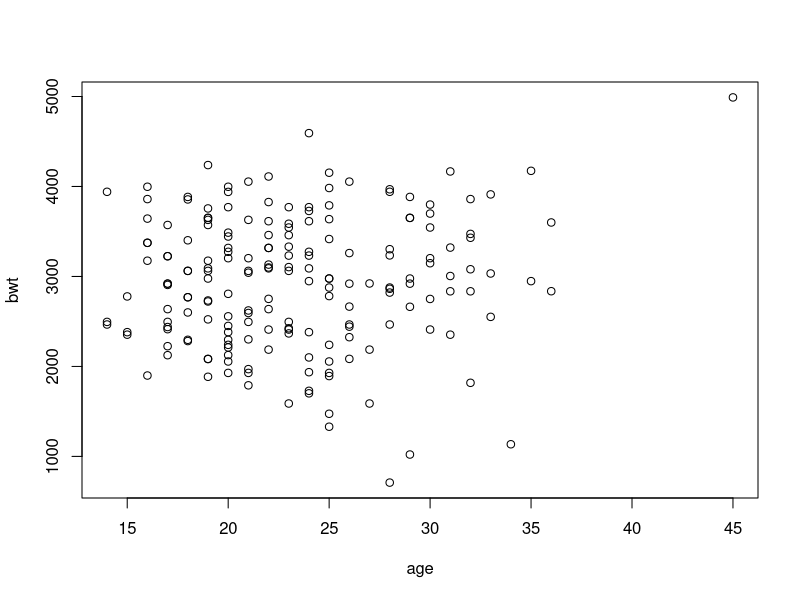
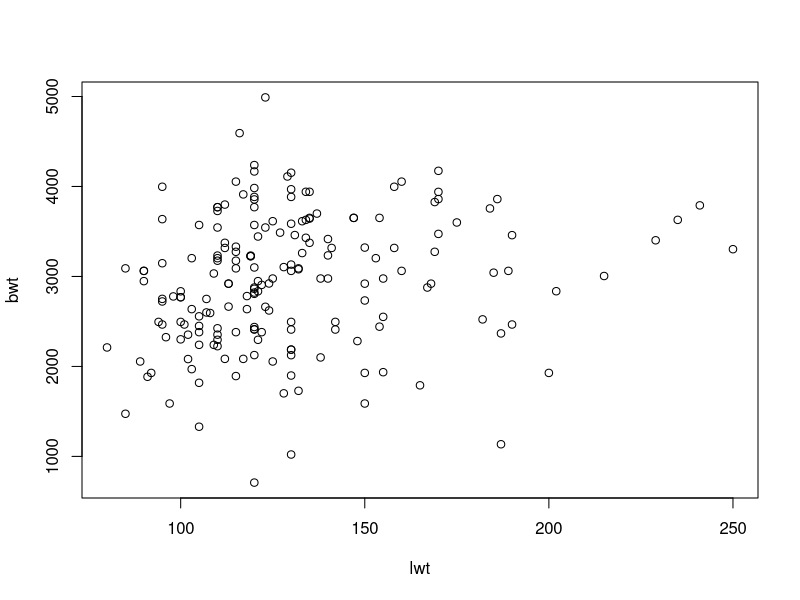
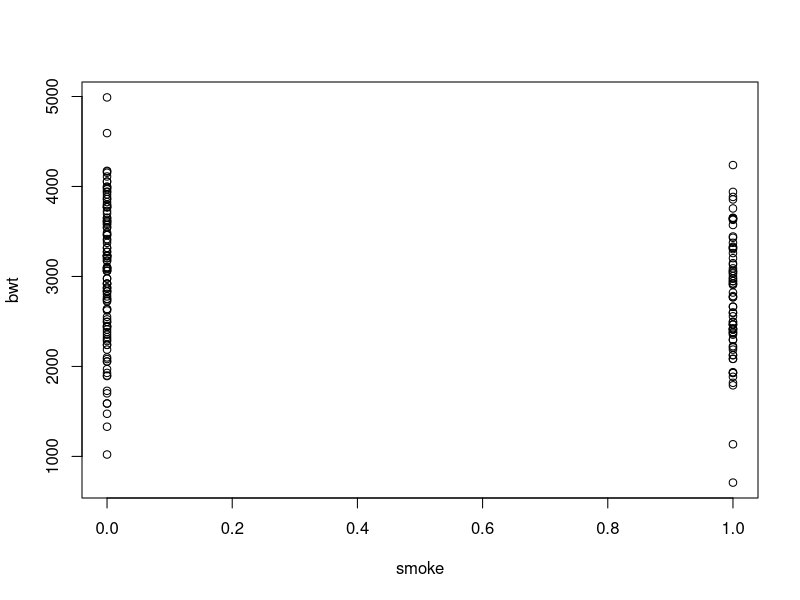
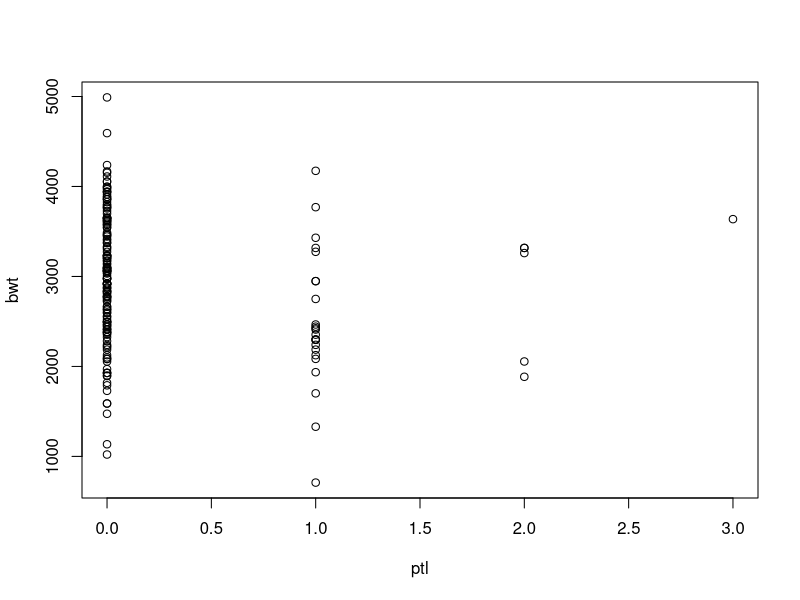
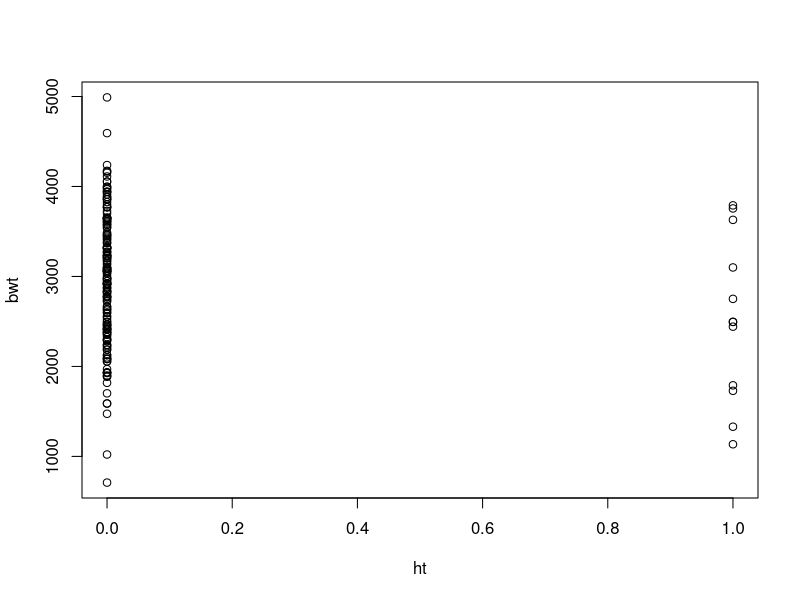
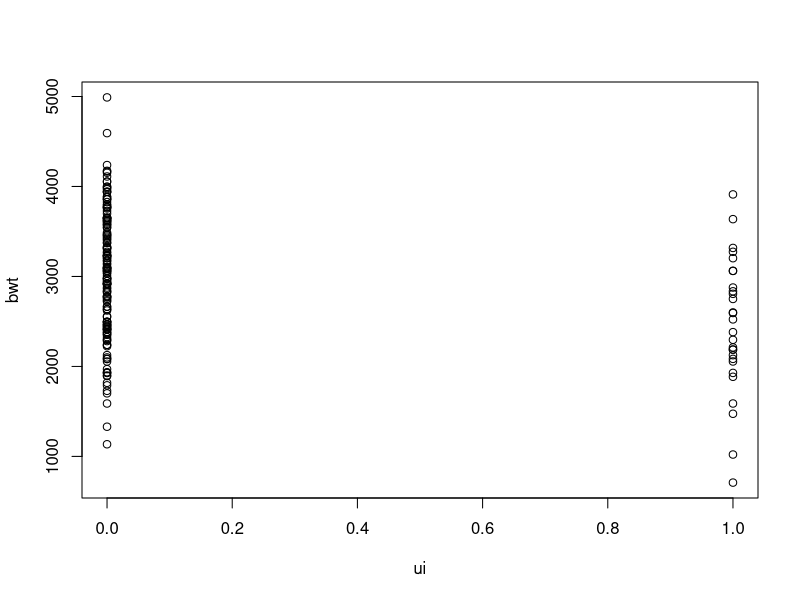

R code for these plots, in order:
#3.다중 회귀분석

library(MASS)
head(birthwt)

fit <- lm(bwt~age+lwt+smoke+ptl+ht+ui,data=birthwt)
fit

plot(bwt~age+lwt+smoke+ptl+ht+ui,data = birthwt)
summary(fit)
#lwt,smoke,ht,ui는 p-value값이 0.05보다 작아서 유의하지만
#나머지는 그렇지 않다. 
